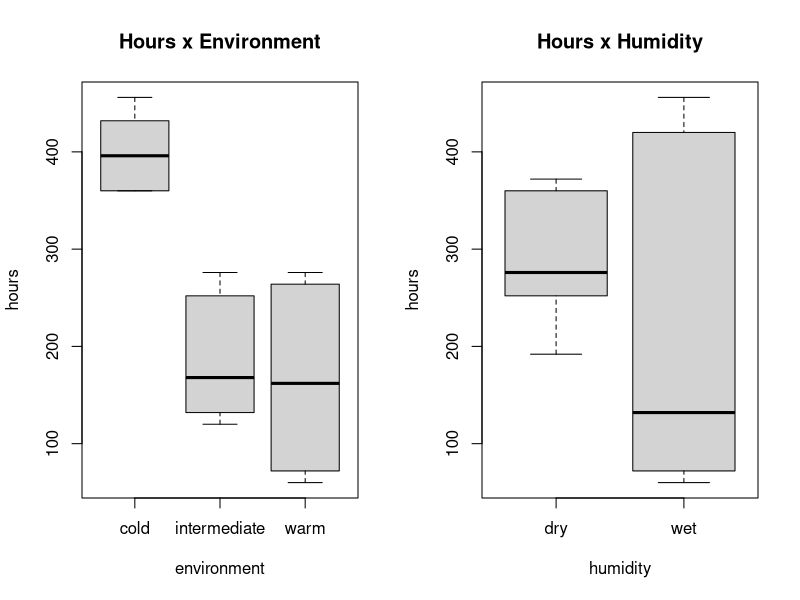
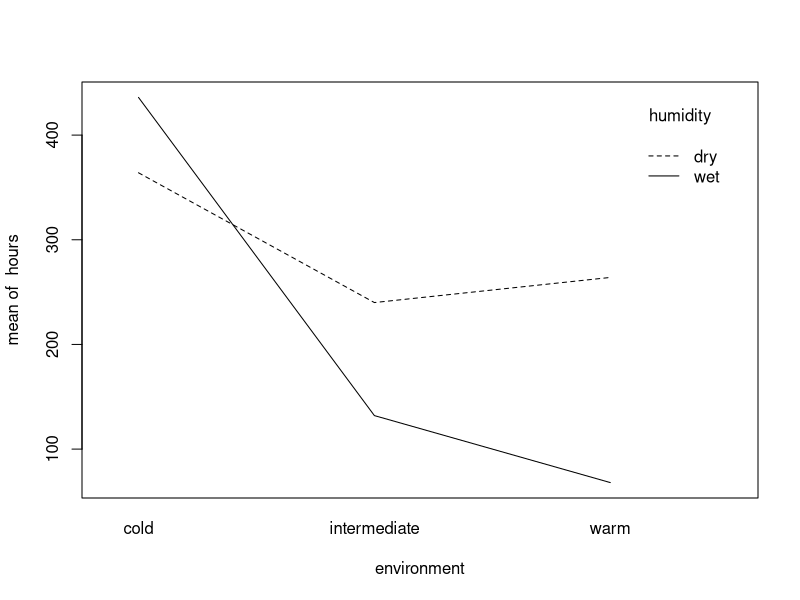
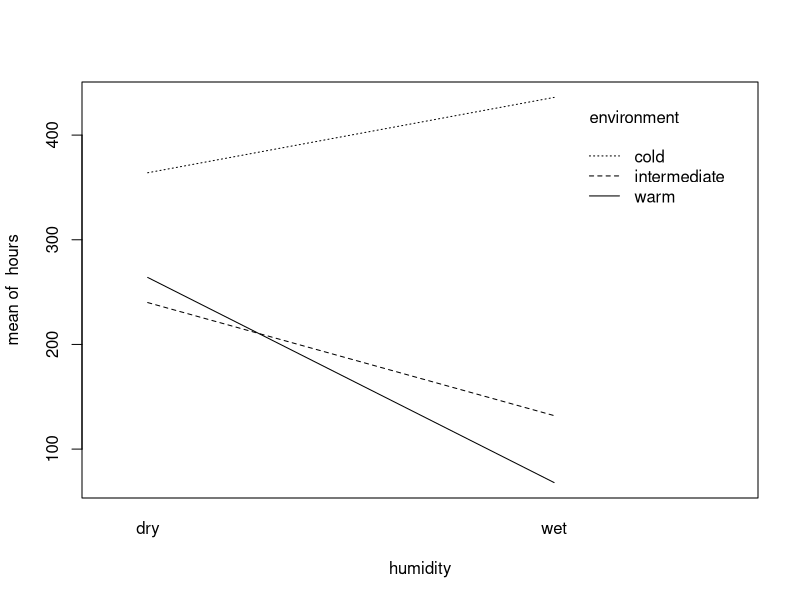
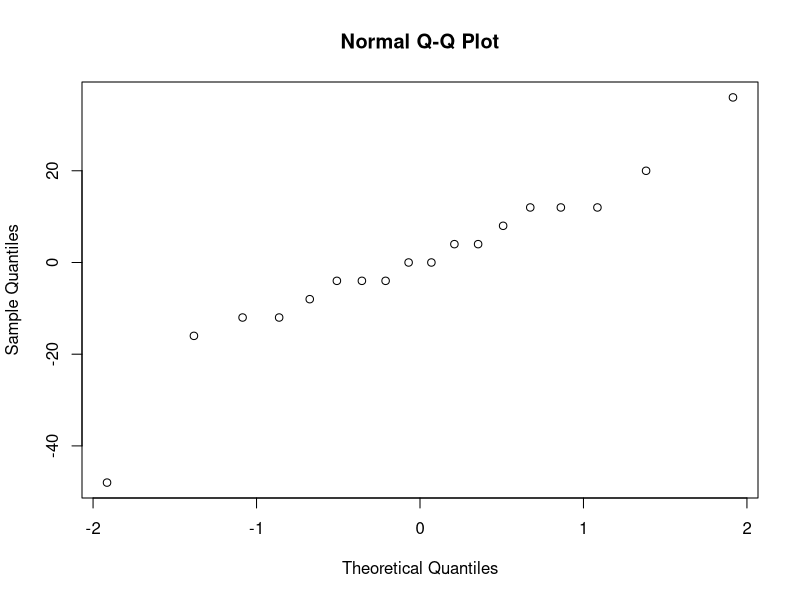
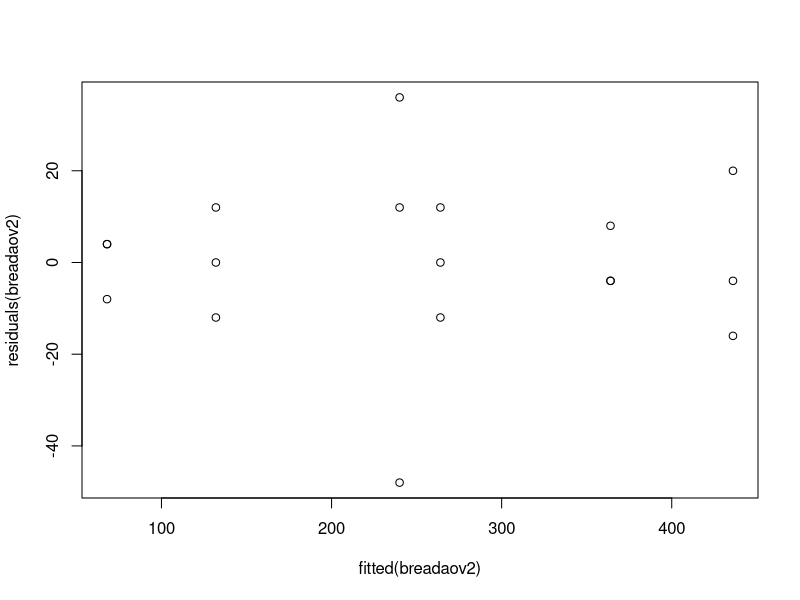
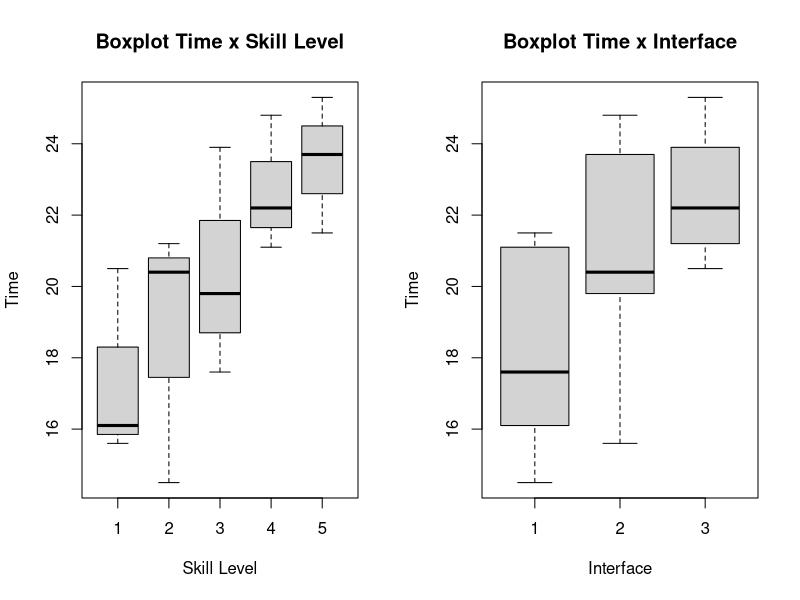
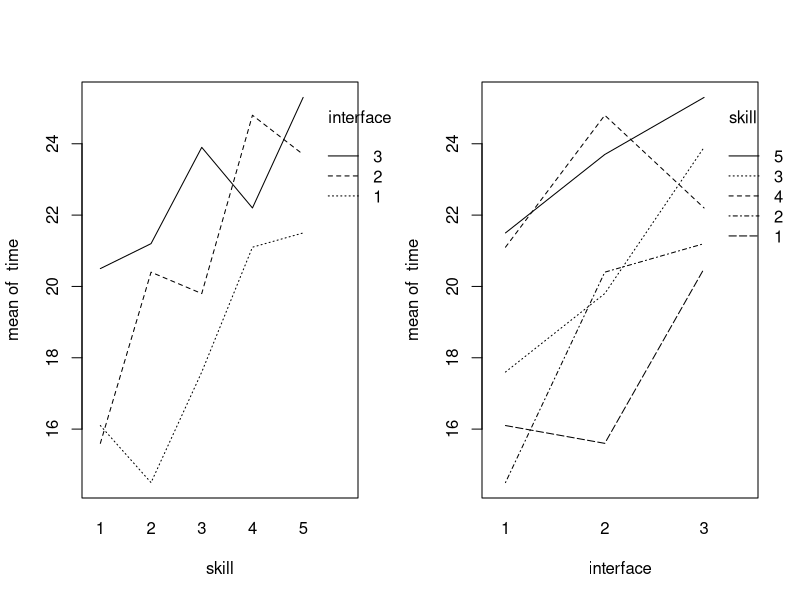
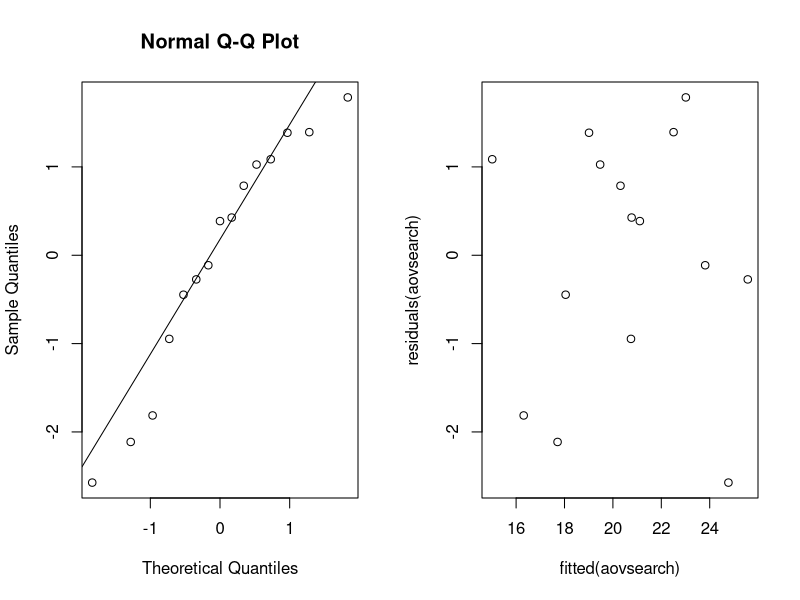

Here is the R script that generated these plots, in order: (Note: this script raises an error after producing the figures.)
# Loading necessary packages, so they are available in the current session.
library(multcomp)
library(lme4)

### Exercise 1
data_bread <- read.table(file = "bread.txt", header = TRUE)

# QUestion 1:
I = 3 #levels of temperature.
J = 2 #levels of humidity.
N = 3 #experimental units per combination of the two factors, given that the total of units is 18.
rbind(rep(1:I,each=N*J),rep(1:J,N*I),sample(1:(N*I*J)))

# QUestion 2:
par(mfrow=c(1,2))
boxplot(hours~environment,data=data_bread, main ="Hours x Environment")
boxplot(hours~humidity,data=data_bread, main ="Hours x Humidity")

par(mfrow=c(1,1))
attach(data_bread)
interaction.plot(environment,humidity,hours)
interaction.plot(humidity,environment,hours)

# QUestion 3:
data_bread$environment=as.factor(data_bread$environment)
data_bread$humidity=as.factor(data_bread$humidity)
breadaov=lm(hours~environment*humidity,data=data_bread)
#anova(breadaov)
summary(breadaov)

# QUestion 4:
contrasts(data_bread$environment)=contr.sum
contrasts(data_bread$humidity)=contr.sum
breadaov2=lm(hours~environment*humidity,data=data_bread)
#anova(breadaov2)
summary(breadaov2)

# QUestion 5:
#Checking the normality of the population.
qqnorm(residuals(breadaov2))

# An extra check is also the Shapiro test.
shapiro.test(residuals(breadaov2))

# Checking the assumption of equal population variances.
plot(fitted(breadaov2), residuals(breadaov2))

### Exercise 2
search = read.table("search.txt", header = TRUE)

# Question 1:
B = 5
I = 3
N = 1

rbind(rep(1:I,each=N*B),rep(1:B,N*I),sample(1:(N*I*B)))

#skill = as.factor(rep(1:B, N*I))
#interface = as.factor(rep(1:I, N*B))
#studentindex = sample(1:B*I*N)
#search_random_frame= data.frame(cbind(skill, interface, studentindex))
#search_random_frame

# Question 2:
attach(search)

par(mfrow=c(1,2))
boxplot(time~skill, main="Boxplot Time x Skill Level", ylab="Time", xlab="Skill Level")
boxplot(time~interface, main="Boxplot Time x Interface", ylab="Time", xlab="Interface")

par(mfrow=c(1,2))
interaction.plot(skill, interface, time); interaction.plot(interface, skill, time)

# Question 3:
search$skill <- factor(search$skill)
search$interface <-  factor(search$interface)
aovsearch = lm(time~interface+skill, data = search)
anova(aovsearch)
summary(aovsearch)

# Question 4: ?
contrasts(search$skill)=contr.sum
contrasts(search$interface)=contr.sum
aovsearch = lm(time~interface+skill, data = search)
summary(aovsearch)

estimatedTime = 20.5467 +  2.1533  + (0 - (-2.3867) - 0.3133)  
estimatedTime

# Question 5:
par(mfrow=c(1,2))
qqnorm(residuals(aovsearch))
qqline(residuals(aovsearch))
plot(fitted(aovsearch), residuals(aovsearch))

# Question 6: ?
friedman.test(time, interface, skill, data = search)
#friedman.test(time~interface|skill, data = search)

# Question 7:
oneaovsearch = lm(time~interface, data = search)
anova(oneaovsearch)

### Exercise 3

# Question 1
cream= read.table("cream.txt",header = TRUE)

cream$batch= as.factor(cream$batch)
cream$position= as.factor(cream$position)
cream$starter= as.factor(cream$starter)

creamaov= lm(acidity ~ starter + batch + position,data = cream)
summary(creamaov)

# Question 2
library(multcomp)
creammult= glht(creamaov,linfct = mcp(starter="Tukey"))
summary(creammult)

# Question 3
# In Word File

# Question 4
confint(creammult)


### Exercise 4
library(lme4)
# Question 1
cow = read.table("cow.txt", header = TRUE)
cow$id = factor(cow$id)
cow$per = factor(cow$per)
cow$treatment = factor(cow$treatment)

cowlm = lm(milk~treatment+id+per, data = cow)
summary(cowlm)

# Question 2: Result from question 1

# Question 3
cowlmer = lmer(milk~treatment+order+per+(1|id), data = cow, REML=FALSE)
summary(cowlmer)
cowlmer1 = lmer(milk~order+per+(1|id), data = cow, REML=FALSE)
anova(cowlmer1, cowlmer)


# Question 4
attach(cow)
t.test(milk[treatment=="A"],milk[treatment=="B"],paired=TRUE)

### Exercise 5

# Question 1

nausea.frame=data.frame("nausea" = integer(),"medicin" = character(), stringsAsFactors = FALSE)
index = 1
for(i in 1:100){
  nausea.frame[i,] <- rbind(0, "Chlorpromazine")
  index = index + 1
}

for(i in 1:52){
  nausea.frame[index,] <- rbind(1, "Chlorpromazine")
  index = index + 1
}

for(i in 1:32){
  nausea.frame[index,] <- rbind(0, "Pentobarbital(100mg)")
  index = index + 1
}

for(i in 1:35){
  nausea.frame[index,] <- rbind(1, "Pentobarbital(100mg)")
  index = index + 1
}

for(i in 1:48){
  nausea.frame[index,] <- rbind(0, "Pentobarbital(150mg)")
  index = index + 1
}

for(i in 1:37){
  nausea.frame[index,] <- rbind(1, "Pentobarbital(150mg)")
  index = index + 1
}

nausea.frame
attach(nausea.frame)
# Question 2
nausea.frame$medicin=as.factor(nausea.frame$medicin)

xtabs(~medicin+nausea)

# Question 3
attach(nausea.frame)

t = chisq.test(xtabs(~medicin+nausea))[[1]]
B=1000
tstar=numeric(B)
for (i in 1:B){
  medicinstar=sample(medicin)
  tstar[i]= chisq.test(xtabs(~medicinstar+nausea))[[1]]
}

hist(tstar)
t
pl=sum(tstar<t)/B
pr=sum(tstar>t)/B
p=2*min(pl,pr)
pl;pr;p

# Question 4
chisq.test(xtabs(~medicin+nausea))

### Exercise 6

# Question 1
airpollution= read.table("airpollution.txt", header = TRUE)
pairs(oxidant ~ day + wind + temperature + humidity + insolation , data= airpollution, upper.panel= NULL)

# Question 2
oxidant_day= lm(oxidant ~ day, data = airpollution)
summary(oxidant_day)
#p_value: 0.582

oxidant_wind= lm(oxidant ~ wind, data = airpollution)
summary(oxidant_wind)
#p_value: 8.20e-07

oxidant_temperature=lm(oxidant ~ temperature, data = airpollution)
summary(oxidant_temperature)
#p_value: 1.17e-06

oxidant_humidity=lm(oxidant ~ humidity, data = airpollution)
summary(oxidant_humidity)
#p_value: 0.056317

oxidant_insolation=lm(oxidant ~ insolation, data = airpollution)
summary(oxidant_insolation)
#p_value: 0.00441

## step 1 - select the smallest p-value (wind)
oxidant1= lm(oxidant ~ wind, data = airpollution)
summary(oxidant1)

## step 2 - select second smallest p-value (temperature)
oxidant2=lm(oxidant ~ wind + temperature, data = airpollution)
summary(oxidant2)

## step 3 - select third smallest p-value (insolation)
oxidant3=lm(oxidant ~ wind + temperature + insolation, data = airpollution)
summary(oxidant3)

## Best Model
oxidant2

# Question 3
## step 1 - full model
oxidant5= lm(oxidant ~ wind + temperature + insolation + humidity + day, data = airpollution)
summary(oxidant5)

## step 2 - remove the highest p-value (day)
oxidant4= lm(oxidant ~ wind + temperature + insolation + humidity , data = airpollution)
summary(oxidant4)

## step 3 - remove second highest p-value (insolation)
oxidant3= lm(oxidant ~ wind + temperature + humidity , data = airpollution)
summary(oxidant3)

## step 4 - remove third highest p-value (humidity)
oxidant2= lm(oxidant ~ wind + temperature , data = airpollution)
summary(oxidant2)

# Question 4
## Best Model
oxidant2

# Question 5
par(mfrow=c(1,2))
qqnorm(residuals(oxidant2), main = "QQ-plot residuals")
plot(fitted(oxidant2),residuals(oxidant2))

### Exercise 7

# Question 1
crime_expenses <- read.table(file = "expensescrime.txt", header = TRUE)

#Identifying potential correlations
pairs(crime_expenses, upper.panel=NULL)

# It's possible to see a potential correlation between expend and bad, lawyers, employ and pop.
# Verifying the histogram for these variables:
par(mfrow=c(1,5))
hist(crime_expenses$expend)
hist(crime_expenses$bad)
hist(crime_expenses$lawyers)
hist(crime_expenses$employ)
hist(crime_expenses$pop)

# Thus a first attempt to calculate the linear model will be made considering these factors.
attach(crime_expenses)
expenseslm = lm(expend~bad+lawyers+employ+pop, data=crime_expenses)
summary(expenseslm)
confint(expenseslm)
#Assessing the current model
par(mfrow=c(1,1))
qqnorm(residuals(expenseslm)) # There are
shapiro.test(residuals(expenseslm)) #Extract check using Shapiro's normality test.

plot(fitted(expenseslm),residuals(expenseslm))
# The variances for the different fitted values is concentrated with smaller value of fitted expenses.

#2nd Iteration:
# Considering that in the previous iteration lawyers and employ reject the null hypothesis the 2nd iteration will
# consider only these factors (bad will also be considered since it has the biggest estimated coeficient).
# Additionally, now we will calculate the regression considering interaction between the variables.
expenseslm2 = lm(expend~bad*lawyers*employ, data=crime_expenses)
summary(expenseslm2)
# Assessing the new regression parameters:
qqnorm(residuals(expenseslm2))
plot(fitted(expenseslm2),residuals(expenseslm2))
shapiro.test(residuals(expenseslm2)) #Extract check using Shapiro's normality test.

# The qqnorm presents a curved shape with some points far from the line, the qqnorm shows a concentration around certain fitted values (<1000).
# Given that bad is the variable with highest coeficient we will try to have better results by elevating bad to the
# power of 2.

crime_expenses$bad2 = crime_expenses$bad^2
expenseslm3 = lm(expend~bad*lawyers*employ*bad2, data=crime_expenses)
summary(expenseslm3)
qqnorm(residuals(expenseslm3))
plot(fitted(expenseslm3),residuals(expenseslm3))
shapiro.test(residuals(expenseslm3)) #Extract check using Shapiro's normality test.
# After this iteration the qqnorm graph presents a better slope and distance between the points.
# Also the residuals x ffited graph shows that the residuals are more spread.

#The model is: expenses = 136.3 -8.186*bad -0.1297*lawyers + 0.08236*employ - 0.1440*bad^2
